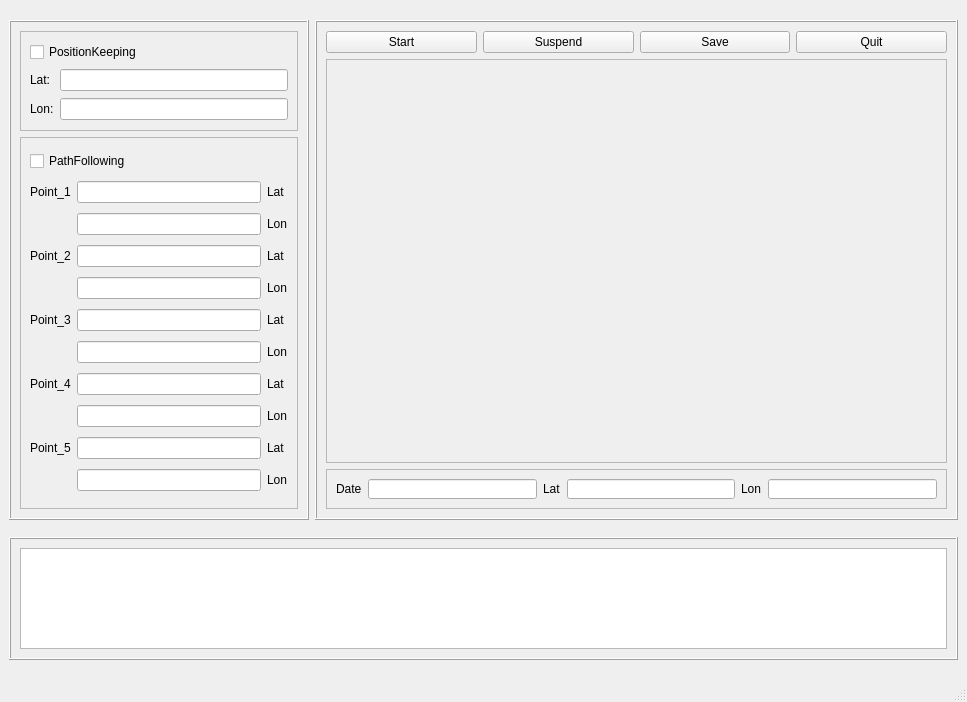
<?xml version="1.0" encoding="UTF-8"?>
<ui version="4.0">
 <class>RMS</class>
 <widget class="QMainWindow" name="RMS">
  <property name="geometry">
   <rect>
    <x>0</x>
    <y>0</y>
    <width>967</width>
    <height>702</height>
   </rect>
  </property>
  <property name="windowTitle">
   <string>WaveGlider远程监控系统</string>
  </property>
  <widget class="QWidget" name="centralwidget">
   <layout class="QGridLayout" name="gridLayout">
    <item row="1" column="0" colspan="3">
     <widget class="QFrame" name="MsgFm">
      <property name="maximumSize">
       <size>
        <width>1000</width>
        <height>123</height>
       </size>
      </property>
      <property name="frameShape">
       <enum>QFrame::Box</enum>
      </property>
      <property name="frameShadow">
       <enum>QFrame::Raised</enum>
      </property>
      <layout class="QGridLayout" name="gridLayout_3">
       <item row="0" column="0">
        <widget class="QTextEdit" name="textEdit"/>
       </item>
      </layout>
     </widget>
    </item>
    <item row="0" column="0">
     <widget class="QFrame" name="SettingFM">
      <property name="enabled">
       <bool>true</bool>
      </property>
      <property name="minimumSize">
       <size>
        <width>200</width>
        <height>400</height>
       </size>
      </property>
      <property name="maximumSize">
       <size>
        <width>300</width>
        <height>500</height>
       </size>
      </property>
      <property name="frameShape">
       <enum>QFrame::Box</enum>
      </property>
      <property name="frameShadow">
       <enum>QFrame::Raised</enum>
      </property>
      <layout class="QVBoxLayout" name="verticalLayout">
       <item>
        <widget class="QFrame" name="StationKeeping">
         <property name="maximumSize">
          <size>
           <width>500</width>
           <height>100</height>
          </size>
         </property>
         <property name="frameShape">
          <enum>QFrame::StyledPanel</enum>
         </property>
         <property name="frameShadow">
          <enum>QFrame::Raised</enum>
         </property>
         <layout class="QGridLayout" name="gridLayout_2">
          <item row="0" column="0" colspan="2">
           <widget class="QCheckBox" name="checkBox_1">
            <property name="styleSheet">
             <string notr="true"/>
            </property>
            <property name="text">
             <string>PositionKeeping</string>
            </property>
            <property name="iconSize">
             <size>
              <width>20</width>
              <height>20</height>
             </size>
            </property>
           </widget>
          </item>
          <item row="2" column="0">
           <widget class="QLabel" name="label_3">
            <property name="text">
             <string>Lon:</string>
            </property>
           </widget>
          </item>
          <item row="1" column="1">
           <widget class="QLineEdit" name="PositionKeeping_Lat"/>
          </item>
          <item row="2" column="1">
           <widget class="QLineEdit" name="PositionKeeping_Lon"/>
          </item>
          <item row="1" column="0">
           <widget class="QLabel" name="label_2">
            <property name="text">
             <string>Lat:</string>
            </property>
           </widget>
          </item>
         </layout>
        </widget>
       </item>
       <item>
        <widget class="QFrame" name="PathFollowing">
         <property name="frameShape">
          <enum>QFrame::StyledPanel</enum>
         </property>
         <property name="frameShadow">
          <enum>QFrame::Raised</enum>
         </property>
         <layout class="QGridLayout" name="gridLayout_5">
          <item row="0" column="0" colspan="2">
           <widget class="QCheckBox" name="checkBox_2">
            <property name="styleSheet">
             <string notr="true"/>
            </property>
            <property name="text">
             <string>PathFollowing</string>
            </property>
            <property name="iconSize">
             <size>
              <width>20</width>
              <height>20</height>
             </size>
            </property>
           </widget>
          </item>
          <item row="1" column="0">
           <widget class="QLabel" name="label_12">
            <property name="text">
             <string>Point_1</string>
            </property>
           </widget>
          </item>
          <item row="1" column="1">
           <widget class="QLineEdit" name="Point1_Lat"/>
          </item>
          <item row="1" column="2">
           <widget class="QLabel" name="label_7">
            <property name="text">
             <string>Lat</string>
            </property>
           </widget>
          </item>
          <item row="2" column="1">
           <widget class="QLineEdit" name="Point1_Lon"/>
          </item>
          <item row="2" column="2">
           <widget class="QLabel" name="label_13">
            <property name="text">
             <string>Lon</string>
            </property>
           </widget>
          </item>
          <item row="3" column="0">
           <widget class="QLabel" name="label_8">
            <property name="text">
             <string>Point_2</string>
            </property>
           </widget>
          </item>
          <item row="3" column="1">
           <widget class="QLineEdit" name="Point2_Lat"/>
          </item>
          <item row="3" column="2">
           <widget class="QLabel" name="label_14">
            <property name="text">
             <string>Lat</string>
            </property>
           </widget>
          </item>
          <item row="4" column="1">
           <widget class="QLineEdit" name="Point2_Lon"/>
          </item>
          <item row="4" column="2">
           <widget class="QLabel" name="label_15">
            <property name="text">
             <string>Lon</string>
            </property>
           </widget>
          </item>
          <item row="5" column="0">
           <widget class="QLabel" name="label_9">
            <property name="text">
             <string>Point_3</string>
            </property>
           </widget>
          </item>
          <item row="5" column="1">
           <widget class="QLineEdit" name="Point3_Lat"/>
          </item>
          <item row="5" column="2">
           <widget class="QLabel" name="label_26">
            <property name="text">
             <string>Lat</string>
            </property>
           </widget>
          </item>
          <item row="6" column="1">
           <widget class="QLineEdit" name="Point3_Lon"/>
          </item>
          <item row="6" column="2">
           <widget class="QLabel" name="label_25">
            <property name="text">
             <string>Lon</string>
            </property>
           </widget>
          </item>
          <item row="7" column="0">
           <widget class="QLabel" name="label_10">
            <property name="text">
             <string>Point_4</string>
            </property>
           </widget>
          </item>
          <item row="7" column="1">
           <widget class="QLineEdit" name="Point4_Lat"/>
          </item>
          <item row="7" column="2">
           <widget class="QLabel" name="label_50">
            <property name="text">
             <string>Lat</string>
            </property>
           </widget>
          </item>
          <item row="8" column="1">
           <widget class="QLineEdit" name="Point4_Lon"/>
          </item>
          <item row="8" column="2">
           <widget class="QLabel" name="label_49">
            <property name="text">
             <string>Lon</string>
            </property>
           </widget>
          </item>
          <item row="9" column="0">
           <widget class="QLabel" name="label_11">
            <property name="text">
             <string>Point_5</string>
            </property>
           </widget>
          </item>
          <item row="9" column="1">
           <widget class="QLineEdit" name="Point5_Lat"/>
          </item>
          <item row="9" column="2">
           <widget class="QLabel" name="label_52">
            <property name="text">
             <string>Lat</string>
            </property>
           </widget>
          </item>
          <item row="10" column="1">
           <widget class="QLineEdit" name="Point5_Lon"/>
          </item>
          <item row="10" column="2">
           <widget class="QLabel" name="label_51">
            <property name="text">
             <string>Lon</string>
            </property>
           </widget>
          </item>
         </layout>
        </widget>
       </item>
      </layout>
     </widget>
    </item>
    <item row="0" column="1" colspan="2">
     <widget class="QFrame" name="DisFm">
      <property name="minimumSize">
       <size>
        <width>500</width>
        <height>0</height>
       </size>
      </property>
      <property name="frameShape">
       <enum>QFrame::Box</enum>
      </property>
      <property name="frameShadow">
       <enum>QFrame::Raised</enum>
      </property>
      <layout class="QGridLayout" name="gridLayout_4">
       <item row="0" column="0">
        <widget class="QPushButton" name="PushButton_start">
         <property name="text">
          <string>Start</string>
         </property>
        </widget>
       </item>
       <item row="0" column="3">
        <widget class="QPushButton" name="PushButton_quit">
         <property name="text">
          <string>Quit</string>
         </property>
        </widget>
       </item>
       <item row="0" column="1">
        <widget class="QPushButton" name="PushButton_suspend">
         <property name="text">
          <string>Suspend</string>
         </property>
        </widget>
       </item>
       <item row="0" column="2">
        <widget class="QPushButton" name="PushButton_save">
         <property name="text">
          <string>Save</string>
         </property>
        </widget>
       </item>
       <item row="1" column="0" colspan="4">
        <widget class="QFrame" name="Map">
         <property name="frameShape">
          <enum>QFrame::StyledPanel</enum>
         </property>
         <property name="frameShadow">
          <enum>QFrame::Raised</enum>
         </property>
        </widget>
       </item>
       <item row="2" column="0" colspan="4">
        <widget class="QFrame" name="Status">
         <property name="maximumSize">
          <size>
           <width>2000</width>
           <height>40</height>
          </size>
         </property>
         <property name="frameShape">
          <enum>QFrame::StyledPanel</enum>
         </property>
         <property name="frameShadow">
          <enum>QFrame::Raised</enum>
         </property>
         <layout class="QHBoxLayout" name="horizontalLayout">
          <item>
           <widget class="QLabel" name="label">
            <property name="text">
             <string>Date</string>
            </property>
           </widget>
          </item>
          <item>
           <widget class="QLineEdit" name="Date"/>
          </item>
          <item>
           <widget class="QLabel" name="label_4">
            <property name="text">
             <string>Lat</string>
            </property>
           </widget>
          </item>
          <item>
           <widget class="QLineEdit" name="Lat_real"/>
          </item>
          <item>
           <widget class="QLabel" name="label_5">
            <property name="text">
             <string>Lon</string>
            </property>
           </widget>
          </item>
          <item>
           <widget class="QLineEdit" name="Lon_real"/>
          </item>
         </layout>
        </widget>
       </item>
      </layout>
     </widget>
    </item>
   </layout>
  </widget>
  <widget class="QMenuBar" name="menubar">
   <property name="geometry">
    <rect>
     <x>0</x>
     <y>0</y>
     <width>967</width>
     <height>28</height>
    </rect>
   </property>
  </widget>
  <widget class="QStatusBar" name="statusbar"/>
 </widget>
 <resources/>
 <connections/>
</ui>
